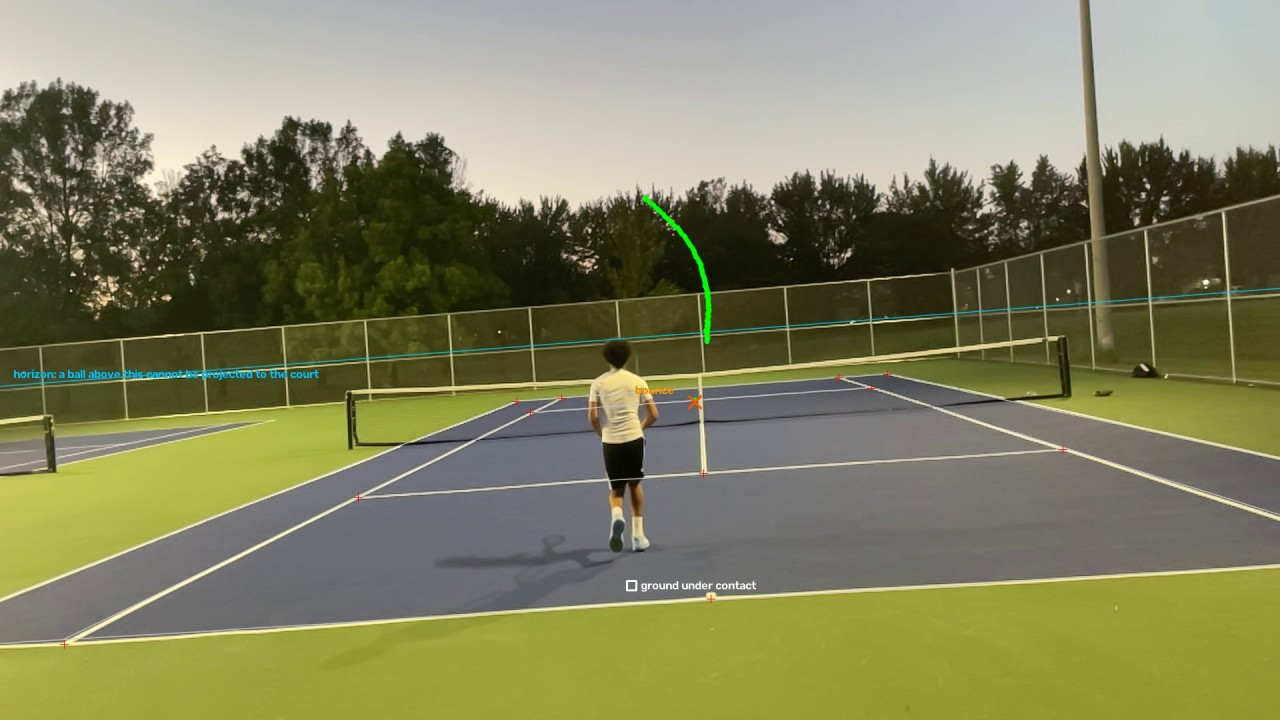
#> input picture assets/serve_overlay.jpg, 1280 x 720 px, given as the content of the folder ../assets/images, which was not available
$ python local_annotator.py --dataset_dir ../assets
#> lines starting #> are read from the running program, lines starting #| are printed output that depends on the picture; after the words box and inside, x2 and y2 are one past the last pixel; in counts of white or black regions, pixels touching at a corner belong together
"""
local_annotator.py

Fully offline bounding-box annotator/reviewer for the dataset produced by
prelabel_clips.py. Nothing leaves your machine -- no upload, no account.

Loads each image, shows any existing pre-labeled box from labels/*.txt, and
lets you fix it with the mouse. Frames listed in needs_review.txt (if
present) are shown first and flagged in red, since those are the ones your
model missed entirely.

A magnifier in the top-right corner follows your cursor, zoomed in on the
original resolution, with a crosshair marking the exact point a click would
land -- meant to make placing tight boxes around a small, fast-moving ball
easier than eyeballing it at full-frame scale.

Controls:
    Left-click + drag     draw a new box (shown live in the magnifier too)
    Right-click on a box   delete that box
    c                      clear all boxes on this frame
    m                      toggle the magnifier on/off
    n / Space / Enter      save this frame and go to the next image
    b / Backspace          save this frame and go to the previous image
    q / Esc                save and quit

Usage:
    python training/local_annotator.py --dataset_dir ./phase2_dataset --class_id 0
"""

import argparse
from pathlib import Path

import cv2
import numpy as np

MAX_DISPLAY_W = 1280
MAX_DISPLAY_H = 800


class Box:
    __slots__ = ("x1", "y1", "x2", "y2")

    def __init__(self, x1, y1, x2, y2):
        self.x1, self.y1, self.x2, self.y2 = x1, y1, x2, y2

    def normalized(self, class_id, img_w, img_h):
        cx = (self.x1 + self.x2) / 2 / img_w
        cy = (self.y1 + self.y2) / 2 / img_h
        w = abs(self.x2 - self.x1) / img_w
        h = abs(self.y2 - self.y1) / img_h
        return f"{class_id} {cx:.6f} {cy:.6f} {w:.6f} {h:.6f}"

    def contains(self, x, y):
        return (min(self.x1, self.x2) <= x <= max(self.x1, self.x2) and
                min(self.y1, self.y2) <= y <= max(self.y1, self.y2))


def load_boxes(label_path: Path, img_w, img_h):
    boxes = []
    if label_path.exists():
        for line in label_path.read_text().splitlines():
            parts = line.split()
            if len(parts) != 5:
                continue
            _, cx, cy, w, h = (float(p) for p in parts)
            x1 = (cx - w / 2) * img_w
            y1 = (cy - h / 2) * img_h
            x2 = (cx + w / 2) * img_w
            y2 = (cy + h / 2) * img_h
            boxes.append(Box(x1, y1, x2, y2))
    return boxes


def save_boxes(label_path: Path, boxes, class_id, img_w, img_h):
    lines = [b.normalized(class_id, img_w, img_h) for b in boxes]
    label_path.write_text("\n".join(lines))


def get_magnifier(img, cx, cy, crop_size, zoom, preview_box=None):
    """Return a zoomed-in crop of img centered near (cx, cy) (original-image
    coordinates), with a crosshair at the exact cursor position and, while a
    box is being drawn, a preview of it rendered in the same zoomed space."""
    h, w = img.shape[:2]
    x0 = int(max(0, min(cx - crop_size / 2, w - crop_size)))
    y0 = int(max(0, min(cy - crop_size / 2, h - crop_size)))
    x1 = min(w, x0 + crop_size)
    y1 = min(h, y0 + crop_size)
    crop = img[y0:y1, x0:x1]
    if crop.size == 0:
        return None
    mag = cv2.resize(crop, (crop.shape[1] * zoom, crop.shape[0] * zoom),
                      interpolation=cv2.INTER_LINEAR)
    cross_x = int((cx - x0) * zoom)
    cross_y = int((cy - y0) * zoom)
    cv2.drawMarker(mag, (cross_x, cross_y), (0, 255, 255),
                    markerType=cv2.MARKER_CROSS, markerSize=16, thickness=1)
    if preview_box is not None:
        bx1, by1, bx2, by2 = preview_box
        p1 = (int((min(bx1, bx2) - x0) * zoom), int((min(by1, by2) - y0) * zoom))
        p2 = (int((max(bx1, bx2) - x0) * zoom), int((max(by1, by2) - y0) * zoom))
        cv2.rectangle(mag, p1, p2, (0, 255, 255), 1)
    return mag


def ordered_image_list(images_dir: Path, review_list_path: Path):
    all_images = sorted(p.stem for p in images_dir.glob("*.jpg"))
    all_set = set(all_images)
    if review_list_path.exists():
        priority = [n for n in review_list_path.read_text().splitlines()
                    if n and n in all_set]
        priority_set = set(priority)
        rest = [n for n in all_images if n not in priority_set]
        return priority + rest
    return all_images


def main():
    parser = argparse.ArgumentParser(description=__doc__,
                                      formatter_class=argparse.RawDescriptionHelpFormatter)
    parser.add_argument("--dataset_dir", required=True, type=Path)
    parser.add_argument("--class_id", type=int, default=0)
    parser.add_argument("--zoom_crop", type=int, default=60,
                         help="Region size in original-image px shown in the "
                              "magnifier (default 60 -- roughly 2-3x a ball's "
                              "width, enough context to place a box against)")
    parser.add_argument("--zoom_factor", type=int, default=6,
                         help="How much to enlarge the magnifier crop (default 6x)")
    parser.add_argument("--start_at", type=int, default=1,
                         help="1-indexed position to jump straight to, matching "
                              "the 'N/Total' counter shown in-app (default 1)")
    args = parser.parse_args()

    images_dir = args.dataset_dir / "images"
    labels_dir = args.dataset_dir / "labels"
    labels_dir.mkdir(exist_ok=True)
    review_list_path = args.dataset_dir / "needs_review.txt"
    review_set = (set(review_list_path.read_text().splitlines())
                  if review_list_path.exists() else set())

    names = ordered_image_list(images_dir, review_list_path)
    if not names:
        print(f"No images found in {images_dir}")
        return

    idx = max(0, min(args.start_at - 1, len(names) - 1))
    state = {"boxes": [], "drawing": False, "start": (0.0, 0.0), "scale": 1.0,
             "mouse_orig": (0.0, 0.0), "show_magnifier": True}

    def mouse_cb(event, x, y, flags, userdata):
        if x > state.get("disp_w", 10 ** 9):
            return  # click/hover landed in the side panel, not the image
        ox, oy = x / state["scale"], y / state["scale"]
        state["mouse_orig"] = (ox, oy)
        if event == cv2.EVENT_LBUTTONDOWN:
            state["drawing"] = True
            state["start"] = (ox, oy)
        elif event == cv2.EVENT_LBUTTONUP and state["drawing"]:
            state["drawing"] = False
            x0, y0 = state["start"]
            if abs(ox - x0) > 3 and abs(oy - y0) > 3:
                state["boxes"].append(Box(x0, y0, ox, oy))
        elif event == cv2.EVENT_RBUTTONDOWN:
            for b in list(state["boxes"]):
                if b.contains(ox, oy):
                    state["boxes"].remove(b)
                    break

    cv2.namedWindow("annotator")
    cv2.setMouseCallback("annotator", mouse_cb)

    print("Controls: drag=new box | right-click=delete | c=clear | "
          "m=toggle magnifier | n/space=next | b/backspace=prev | "
          "q/esc=save+quit\n")

    while 0 <= idx < len(names):
        name = names[idx]
        img_path = images_dir / f"{name}.jpg"
        label_path = labels_dir / f"{name}.txt"
        img = cv2.imread(str(img_path))
#> img is the input picture: shape (720, 1280, 3); mean B, G, R 94.9, 129.5, 129.1
        if img is None:
            print(f"  [skip] could not read {img_path}")
            idx += 1
            continue

        h, w = img.shape[:2]
#> h = 720; w = 1280
        scale = min(1.0, MAX_DISPLAY_W / w, MAX_DISPLAY_H / h)
#> scale = 1
        state["scale"] = scale
        state["boxes"] = load_boxes(label_path, w, h)
        flagged = name in review_set

        panel_w = args.zoom_crop * args.zoom_factor + 40

        while True:
            disp_w, disp_h = int(w * scale), int(h * scale)
#> disp_w = 1280; disp_h = 720
            state["disp_w"] = disp_w
            disp = cv2.resize(img, (disp_w, disp_h)) if scale != 1.0 else img.copy()
            for b in state["boxes"]:
                p1 = (int(b.x1 * scale), int(b.y1 * scale))
                p2 = (int(b.x2 * scale), int(b.y2 * scale))
                cv2.rectangle(disp, p1, p2, (0, 255, 0), 2)

            preview_box = None
            if state["drawing"]:
                sx, sy = state["start"]
                mx, my = state["mouse_orig"]
                preview_box = (sx, sy, mx, my)
                p1 = (int(min(sx, mx) * scale), int(min(sy, my) * scale))
                p2 = (int(max(sx, mx) * scale), int(max(sy, my) * scale))
                cv2.rectangle(disp, p1, p2, (0, 255, 255), 1)

            # Side panel keeps the magnifier and text off the actual image --
            # the full frame stays visible no matter what.
            canvas_h = max(disp_h, panel_w)
#> canvas_h = 720
            canvas = np.zeros((canvas_h, disp_w + panel_w, 3), dtype=np.uint8)
            canvas[0:disp_h, 0:disp_w] = disp
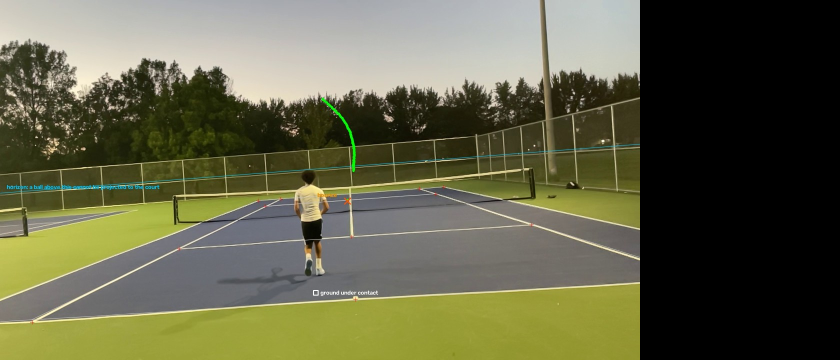
#> canvas: shape (720, 1680, 3) (shown at 1/2 size); mean B, G, R 72.3, 98.7, 98.3

            lines = [f"{idx + 1}/{len(names)}", name,
                     f"boxes: {len(state['boxes'])}"]
#> lines = ['1/1', 'serve_overlay', 'boxes: 0']
            if flagged:
                lines.append("NEEDS REVIEW")
            ty = 22
            for i, line in enumerate(lines):
                color = (0, 0, 255) if (flagged and i == len(lines) - 1) else (255, 255, 255)
                cv2.putText(canvas, line, (disp_w + 10, ty),
                            cv2.FONT_HERSHEY_SIMPLEX, 0.55, color, 2)
                ty += 24
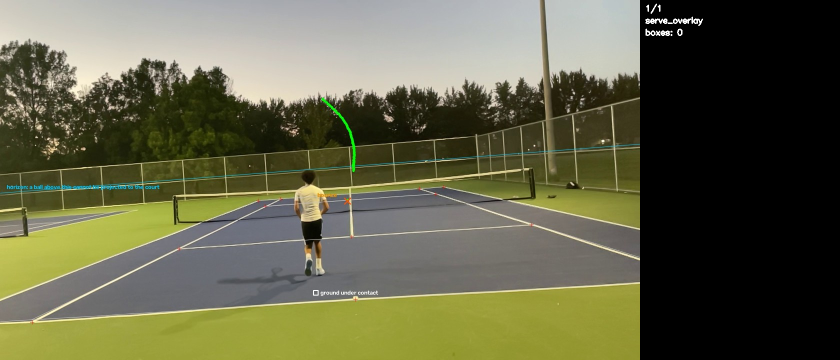
#> canvas: shape (720, 1680, 3) (shown at 1/2 size); 0.12% of pixels changed, all inside (x1, y1, x2, y2) = (1291, 7, 1406, 72)
#> after the loop, ty = 94

            if state["show_magnifier"]:
                mx, my = state["mouse_orig"]
#> mx = 0; my = 0
                mag = get_magnifier(img, mx, my, args.zoom_crop,
                                     args.zoom_factor, preview_box)
#> in get_magnifier, `crop = img[y0:y1, x0:x1]`:
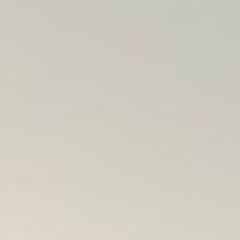
#> crop: shape (60, 60, 3) (shown 4 times larger); mean B, G, R 193.3, 204.9, 208.5
#> in get_magnifier, `cv2.drawMarker(mag, (cross_x, cross_y), (0, 255, 255), markerType=cv2...`: mag: shape (360, 360, 3); mean B, G, R 193.3, 204.8, 208.4
                if mag is not None:
                    mh, mw = mag.shape[:2]
#> mh = 360; mw = 360
                    x_off, y_off = disp_w + 10, ty + 10
#> x_off = 1290; y_off = 104
                    if y_off + mh <= canvas_h and x_off + mw <= canvas.shape[1]:
                        canvas[y_off:y_off + mh, x_off:x_off + mw] = mag
                        cv2.rectangle(canvas, (x_off - 1, y_off - 1),
                                      (x_off + mw, y_off + mh), (255, 255, 255), 1)
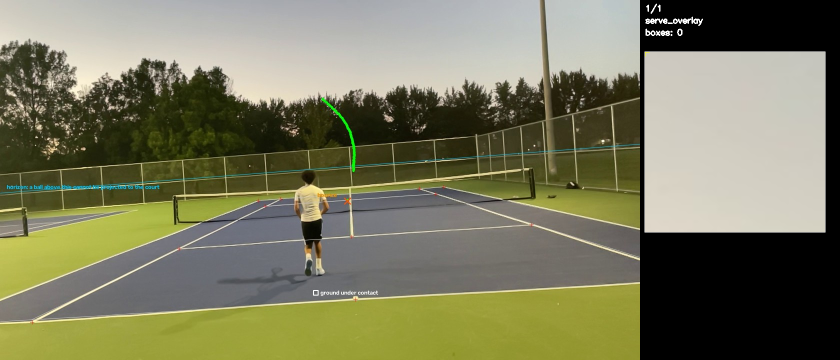
#> canvas: shape (720, 1680, 3) (shown at 1/2 size); mean B, G, R 93.6, 121.2, 121.3

            cv2.imshow("annotator", canvas)

            key = cv2.waitKey(20) & 0xFF
#> (key q is pressed here)
            if key in (ord("n"), 13, 32):          # next
                save_boxes(label_path, state["boxes"], args.class_id, w, h)
                review_set.discard(name)
                idx += 1
                break
            elif key in (ord("b"), 8):             # previous
                save_boxes(label_path, state["boxes"], args.class_id, w, h)
                review_set.discard(name)
                idx = max(idx - 1, 0)
                break
            elif key == ord("c"):                  # clear
                state["boxes"] = []
            elif key == ord("m"):                  # toggle magnifier
                state["show_magnifier"] = not state["show_magnifier"]
            elif key in (ord("q"), 27):            # quit
                save_boxes(label_path, state["boxes"], args.class_id, w, h)
                review_set.discard(name)
                review_list_path.write_text("\n".join(sorted(review_set)))
                cv2.destroyAllWindows()
                print("Saved and exited.")
                return

    review_list_path.write_text("\n".join(sorted(review_set)))
    cv2.destroyAllWindows()
    print("Done -- reached the end of the image list.")


if __name__ == "__main__":
    main()
